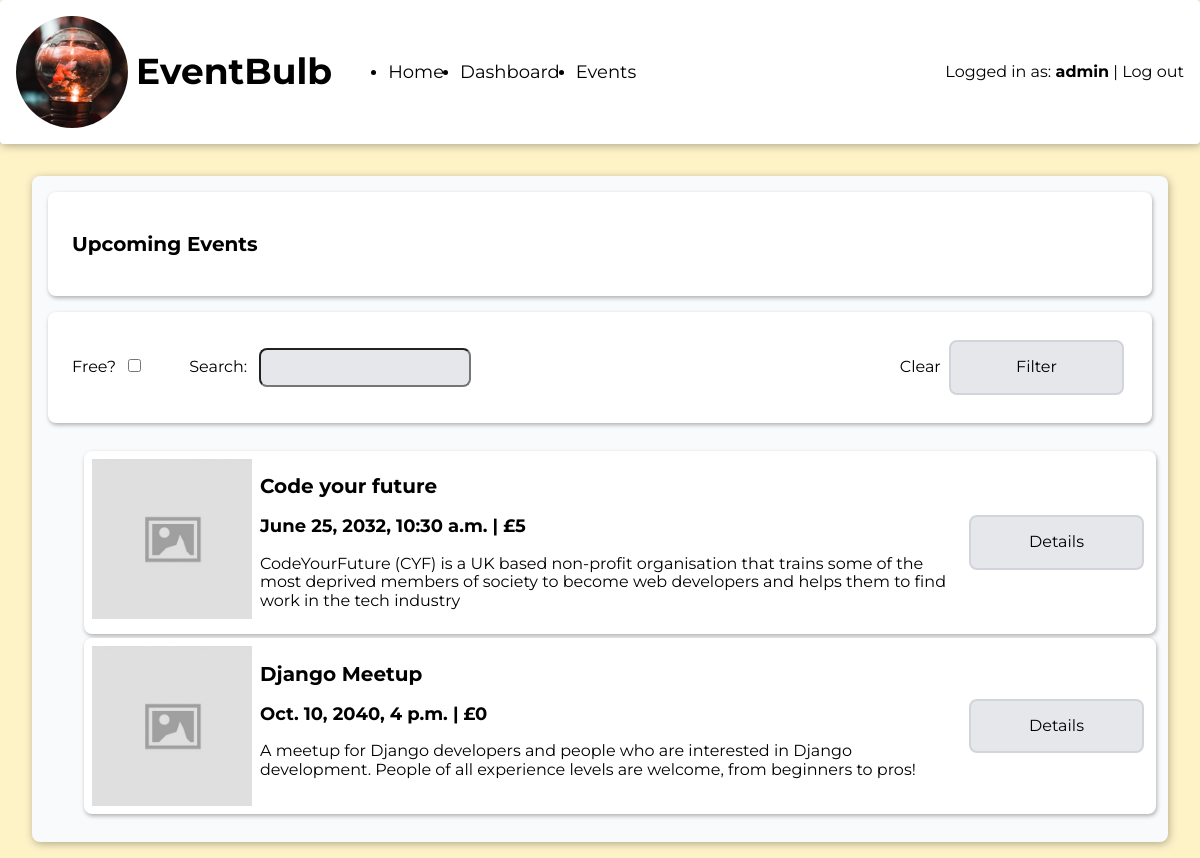
/events/ (signed in), run on the app's committed database.
### events/models.py (models this page shows)
class Event(models.Model):
    title = models.CharField(max_length=255)
    description = models.TextField()
    datetime = models.DateTimeField()
    cost = models.IntegerField()

### events/views.py (the view)
# urls.py: path('', views.list, name="events_list"),
def list(request):
    today = datetime.today()
    filter_map = {
        'title': 'title__icontains',
        'is_free': 'cost'
    }
    filters = {}
    for key, value in request.GET.items():
        filter_key = filter_map[key]
        filters[filter_key] = value
    events = Event.objects.filter(
          datetime__gte=today).filter(**filters).order_by('datetime')
    return render(request, 'events/list.html', {'events': events})

### templates/events/list.html (shortened to what this page needs)
{% extends 'base.html' %}
{% load static %}
{% block content %}
  <main>
    <section id="event-list" class="card-background">
      <section class="card">
        <h2>Upcoming Events</h2>
      </section>
      <section class="card">
        <form action="{% url 'events_list' %}" method="get" class="filter-controls-form">
          <div class="filter-controls">
            <div class="input-group">
              <label for="is_free">Free?</label>
              <input type="checkbox" name="is_free" id="is_free" value="0" />
            </div>
            <div class="input-group">
              <label for="title">Search:</label>
              <input type="text" name="title" id="title">
            </div>
          </div>
          <div>
            <a href="{% url 'events_list' %}" >Clear</a>
            <button type="submit" class="button gray">
            Filter
            </button>
          </div>
        </form>
      </section>
      <ul class="events-list">
        {% for event in events %}
          <li class="card event">
            <img class="event-image" src="{% static 'images/image_placeholder.jpg' %}" alt="">
            <div class="event-info">
              <h2>{{ event.title }}</h2>
              <h3>{{ event.datetime }} | £{{ event.cost }}</h3>
              <p>{{ event.description }}</p>
            </div>
            <div class="event-controls">
              <a href="{% url 'events_details' event.id %}" class="button gray">Details</a>
            </div>
          </li>
        {% endfor %}
      </ul>
    </section>
  </main>
{% endblock %}

### templates/base.html (shortened to what this page needs)
{% load static %}
<!DOCTYPE html>
<html lang="en">
<head>
  <link href="https://cdnjs.cloudflare.com/ajax/libs/normalize/8.0.1/normalize.min.css" rel="stylesheet">
  <link href="https://cdnjs.cloudflare.com/ajax/libs/meyer-reset/2.0/reset.min.css" rel="stylesheet">
  <link rel="stylesheet" href="{% static 'css/style.css' %}">
</head>
<body>
  <header class="navbar">
    <section>
      <img class="logo" src="{% static 'images/logo.jpg' %}" alt="EventBulb Logo">
      <h1 class="site-heading">EventBulb</h1>
      <nav>
        <ul>
          <li>
            <a href="{% url 'information_home' %}">Home</a>
          </li>
          {% if user.is_authenticated %}
          <li >
            <a href="#">Dashboard</a>
          </li>
          {% endif %}
          <li>
            <a href="{% url 'events_list' %}">Events</a>
          </li>
        </ul>
      </nav>
    </section>
    <nav class="auth-nav">
      {% if user.is_authenticated %}
      <span>Logged in as: <span class="logged-in-username">{{ user.username }}</span></span>
      <span> | </span>
      <a href="{% url 'accounts_logout' %}">Log out</a>
      {% else %}
      <a href="{% url 'accounts_login' %}">Log in</a>
      <span> | </span>
      <a href="{% url 'accounts_register' %}">Register</a>
      {% endif %}
    </nav>
  </header>
  {% block content %}{% endblock content %}
</body>
</html>

### static/css/style.css (style rules this page uses)
:root { --shadow: 1px 2px 8px rgba(0,0,0,0.3); --shadow-small: 1px 2px 4px rgba(0,0,0,0.3); --yellow : #FEF3C7; --yellow-accent: #FDE68A; --gray: #E5E7EB; --gray-accent: #D1D5DB; --gray-light: #F9FAFB; --red: #FECACA; --red-accent: #FCA5A5; }
body { background-color: var(--yellow); display: flex; flex-direction: column; height: 100vh; font-family: 'Montserrat', Helvetica, Arial, sans-serif; }
a { color: inherit; text-decoration: inherit; }
h2 { font-size: 1.25rem; }
h3 { font-size: 1.125rem; }
.navbar { display: grid; grid-template-columns: 1fr 1fr; align-items: center; background-color: white; border-radius: 0.25rem; padding: 1rem; box-shadow: var(--shadow) }
.navbar > section { display: flex; align-items: center; }
.navbar .logo { margin-right: 0.5rem; height: 7rem; width: 7rem; object-fit: cover; border-radius: 100%; }
.site-heading { font-size: 1.5rem; }
.navbar .site-heading { font-size: 2.25rem; margin-right: 1rem; }
.navbar > .auth-nav { justify-self: flex-end; }
.navbar nav > ul { display: flex; align-items: center; }
.navbar nav > ul > li { margin-right: 1rem; }
.navbar nav > ul > li > a, .navbar nav > ul > li > span { font-size: 1.125rem; }
.logged-in-username { font-weight: bold; }
main { margin: 1rem; padding: 1rem; display: grid; gap: 1rem; flex-grow: 1; flex-shrink: 1; }
.card-background { background-color: var(--gray-light); padding: 0.5rem; box-shadow: var(--shadow); border-radius: 0.5rem; display: flex; flex-direction: column; }
.card { margin: 0.5rem; padding: 1.5rem; background-color: white; border-radius: 0.5rem; box-shadow: var(--shadow-small) }
.filter-controls-form { display: flex; justify-content: space-between; }
.filter-controls { display: flex; align-items: center; margin-right: 1.5rem; }
.filter-controls > .input-group { margin-right: 1.5rem; }
.filter-controls > .input-group > label { margin-right: 0.5rem; }
input[type="text"], input[type="password"], textarea { padding: 0.5rem; background-color: var(--gray); border-radius: 0.5rem; }
.button { padding: 1rem; border-radius: 0.5rem; min-width: 175px; margin: 0.25rem; box-sizing: border-box; transition: background-color 150ms; text-align: center; cursor: pointer; }
.button.gray { background-color: var(--gray); border: 2px solid var(--gray-accent); }
.card.event { margin: 0.25rem; padding: 0.5rem; background-color: white; border-radius: 0.5rem; box-shadow: var(--shadow-small); display: flex; align-items: start; }
.event-image { background-color: var(--gray); object-fit: cover; width: 10rem; height: 10rem; margin-right: 0.5rem; }
.event > .event-info { flex-grow: 1; }
.event > .event-controls { flex-shrink: 1; align-self: center; justify-self: center; display: flex; flex-direction: column; }

### data on the page
Event: title "Code your future", datetime "June 25, 2032, 10:30 a.m.", cost "5", description "CodeYourFuture (CYF) is a UK based non-profit organisation that trains some of the most deprived members of society to become web developers and helps them to find work in the tech industry"
Event: title "Django Meetup", datetime "Oct. 10, 2040, 4 p.m.", cost "0", description "A meetup for Django developers and people who are interested in Django development. People of all experience levels are welcome, from beginners to pros!"

### other printed values
{{ user.username }} "admin"
